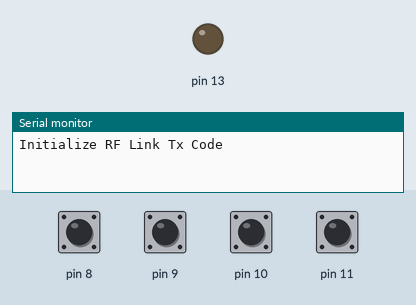
This sketch was run on a simulated Arduino Uno, built with avr-gcc and run on an emulated ATmega328P. Shown: output pins drawn as LEDs (lit = HIGH), the last lines printed to the serial monitor. The inputs (shaded band) are chosen by the test bench; at power-on: pin 8–11 HIGH. No radio packets arrive unless stated.

Above: at 1.2 s.
1.3 s: pin 8 pulled LOW for 1 s
At 1.78 s:
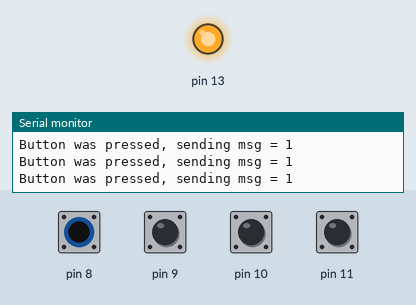
Timing chart, 0 to 4.3 s (numbered marks = the images above; inputs shaded):
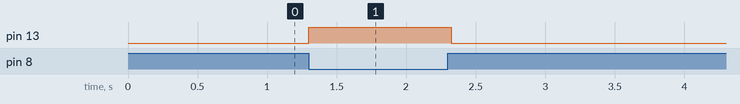

The sketch:

Transmitter.ino.ino
```cpp
/*
 RF ASK Tx and Rx Example
 Created in 2011 by NPoole @ SparkFun Electronics

 modified 5 Feb 2015
 by Bobby Chan @ SparkFun Electronics

 Description:
 This code depends on the VirtualWire Library for Arduino and is
 based on the example code provided by Mike McCauley (mikem@open.com.au)
 To download the most recent VirtualWire Library =>
 http://www.airspayce.com/mikem/arduino/VirtualWire/index.html
 See VirtualWire.h for detailed API docs. You will need to use this code
 with the RFLink_Rx.pde.

 This example shows how to use the VirtualWire library to send and receive
 simple messages and use them to control digital I/O pins with the RF Links.
 Can be used for either the 315MHz or 434MHz frequency bands. Be sure that the
 transmitter and the receiver are using the same frequency in order to transmit
 data. Buttons are connected to the transmitting Arduino on pins 8-11 and ground.
 Arduino's internal pullup resistor is used with the button. Pin 13 is enabled
 as a status LED to indicate when characters are being sent.

 For the receiving side, they are set up in the same fashion, where LEDs are
 connected to the receiving Arduino on pins 8-11. When a button is pressed on the
 transmitter, the corresponding LED will light on the receiver if the character
 matches what is expected. Pin 13 is enabled as a status LED to indicate
 when characters are being received.

 Note: The reason why this is still in a .pde extension file is so that it can
 be used for either Arduino 00xx and Arduino 1.0.x. If Rx code is compiled
 in Arduino 0023 and below, the serial monitor will output as the ASCII characters.
 If Rx code is compiled in Arduino 1.0+, the serial monitor will
 output the decimal value of the ASCII character. Check out the ASCII Table
 http://www.asciitable.com/ for more information.
 */

// RF LINK TRANSMITTER CODE
#include <VirtualWire.h>

void setup()
{
  Serial.begin(9600);    // Debugging only
  Serial.println("Initialize RF Link Tx Code");

  // Initialise the IO and ISR
  vw_set_ptt_inverted(true); // Required for DR3100
  vw_setup(2000);     // Bits per sec
  vw_set_tx_pin(3);         //Pin 3 is connected to "Digital Output" of transmitter

  //Set pins as input for buttons
  pinMode(8, INPUT_PULLUP);
  pinMode(9, INPUT_PULLUP);
  pinMode(10, INPUT_PULLUP);
  pinMode(11, INPUT_PULLUP);

  //Set pin for LED as status indicator
  pinMode (13, OUTPUT);

  //Initialize button pins
  digitalWrite(8, HIGH);
  digitalWrite(9, HIGH);
  digitalWrite(10, HIGH);
  digitalWrite(11, HIGH);
}

void loop()
{
  char *msg;

  if(digitalRead(8) == LOW){
    digitalWrite(13, true);  //Flash status LED to show transmitting

    char *msg = "1"; //message to send
    tx_debug(msg); //output message to serial monitor for debugging.
    vw_send((uint8_t *)msg, strlen(msg));//send message
    vw_wait_tx(); // Wait until the whole message is gone

    digitalWrite(13, false); //Turn off status LED
  }

  else if(digitalRead(9) == LOW){
    digitalWrite(13, true);  //Flash status LED to show transmitting

    char *msg = "2"; //message to send
    tx_debug(msg); //output message to serial monitor for debugging.
    vw_send((uint8_t *)msg, strlen(msg));//send message
    vw_wait_tx(); // Wait until the whole message is gone

    digitalWrite(13, false); //Turn off status LED
  }

  else if(digitalRead(10) == LOW){
    digitalWrite(13, true);  //Flash status LED to show transmitting

    char *msg = "3";
    tx_debug(msg); //output message to serial monitor for debugging.
    vw_send((uint8_t *)msg, strlen(msg));//send message
    vw_wait_tx(); // Wait until the whole message is gone

    digitalWrite(13, false); //Turn off status LED
  }

  else if(digitalRead(11) == LOW){
    digitalWrite(13, true);  //Flash status LED to show transmitting

    char *msg = "4";
    tx_debug(msg); //output message to serial monitor for debugging.
    vw_send((uint8_t *)msg, strlen(msg));//send message
    vw_wait_tx(); // Wait until the whole message is gone

    digitalWrite(13, false); //Turn off status LED
  }
}

void tx_debug(char *temp_msg){
  //output to serial monitor to indicate which button pressed
  Serial.print("Button was pressed, sending msg = ");
  Serial.println(temp_msg);
}
```

Measured:
- after the input at 1.3 s, pin 13: LOW → HIGH at once, → LOW 1.0 s later
